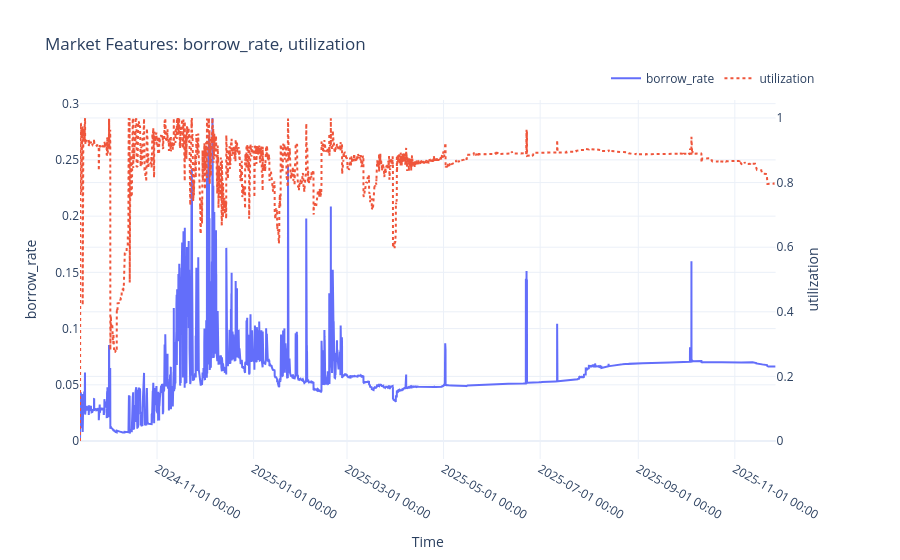

Notebook code for this chart:
### Code cell
# market_df["borrow_rate_rolling"].plot()

plot_market_features(
    market_df,
    ["borrow_rate", "utilization"]
)

### Figure 1 — Plotly figure (JSON) as saved in the notebook; plotly's stock layout.template omitted (floating-point values rounded to 4 significant figures; data arrays with more than 128 entries replaced by an {"elided": "..."} marker saying what was removed)
{"data": [{"line": {"color": "#636EFA", "width": 2}, "mode": "lines", "name": "borrow_rate", "type": "scatter", "x": {"elided": "10547 str values"}, "xaxis": "x", "y": {"elided": "10547 float values"}, "yaxis": "y"}, {"line": {"color": "#EF553B", "dash": "dot", "width": 2}, "mode": "lines", "name": "utilization", "type": "scatter", "x": {"elided": "10547 str values"}, "xaxis": "x", "y": {"elided": "10547 float values"}, "yaxis": "y2"}], "layout": {"hovermode": "x unified", "legend": {"orientation": "h", "x": 1, "xanchor": "right", "y": 1.02, "yanchor": "bottom"}, "title": {"text": "Market Features: borrow_rate, utilization"}, "xaxis": {"anchor": "y", "domain": [0, 0.94], "tickformat": "%Y-%m-%d %H:%M", "title": {"text": "Time"}}, "yaxis": {"anchor": "x", "domain": [0, 1], "title": {"text": "borrow_rate"}}, "yaxis2": {"anchor": "x", "overlaying": "y", "side": "right", "title": {"text": "utilization"}}}}
